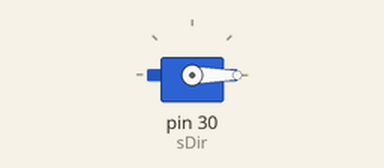
The sketch below on a simulated Arduino Mega 2560, built with avr-gcc and run on an emulated ATmega2560. Shown: servo.

Above: at 0.05 s.
At 5.0 s:
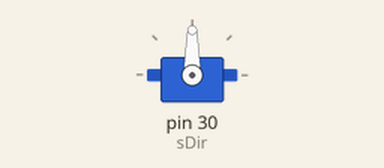
Timing chart, 0 to 6.5 s (numbered marks = the images above):
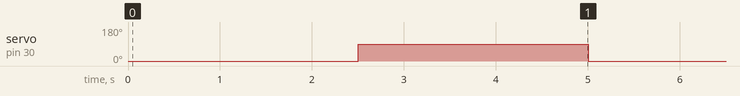

The sketch:

VOLANTE.ino
```cpp
#include <Servo.h>
Servo sDir;

void setup() {
  sDir.attach(30);
}

void loop() {
  sDir.write(0);
  delay(2500);
  sDir.write(90);
  delay(2500);
}
```

Measured:
- by itself, servo on pin 30 (sDir): alternates 90° for 2.5 s and 0° for 2.5 s
